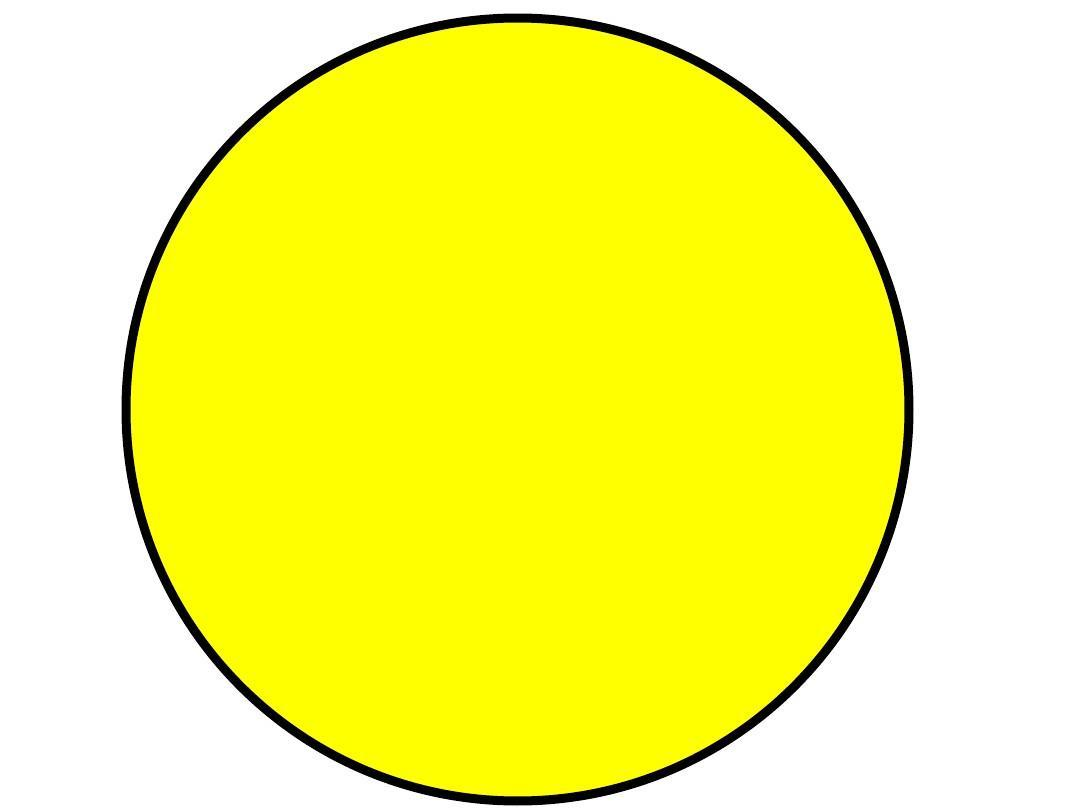
#> input picture object-dataset/all/circle (100).png, 1080 x 810 px, given in place of circle (1).png, which was not available; the run also reads 1 picture not shown here
$ jupyter execute --allow-errors recognize-the-shape-of-objects-implementation-nn.ipynb   (text cells are left out)
#> lines starting #> are read from the running program, lines starting #| are printed output that depends on the picture; after the words box and inside, x2 and y2 are one past the last pixel; in counts of white or black regions, pixels touching at a corner belong together; pictures that were not available may be replaced by others from this repository, and a replacement may not be noted
[cell 1]
import numpy as np
import pandas as pd
import cv2
from matplotlib import pyplot as plt
import os
from PIL import Image
from sklearn.model_selection import train_test_split
from sklearn.metrics import accuracy_score
from tqdm.auto import tqdm
import torch
import torch.nn as nn
import torch.optim as optim
#> (the rest of this cell did not finish here and is left out)

[cell 2]
# Mở hình ảnh
img = cv2.imread("/kaggle/input/tptn-object-shape-dataset/object-dataset/all/circle (1).png")
#> img is the input picture: shape (810, 1080, 3); mean B, G, R 112, 248.4, 248.5
print(img.shape)
#| (810, 1080, 3)

[cell 3]
plt.imshow(img)

[cell 4]
# function convert color
grayscale_image = cv2.cvtColor(img, cv2.COLOR_BGR2GRAY)
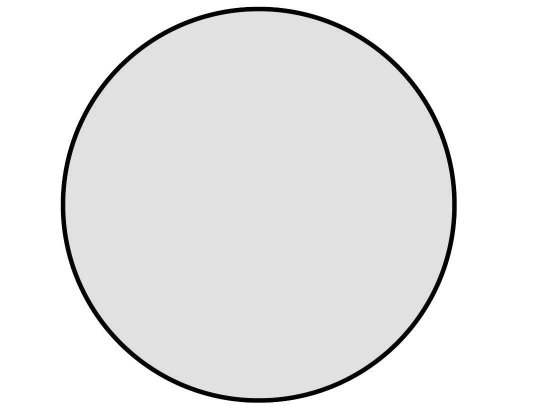
#> grayscale_image: shape (810, 1080) (shown at 1/2 size); min 0, max 255, mean 232.9

[cell 5]
print(grayscale_image.shape)
#| (810, 1080)
plt.imshow(grayscale_image, cmap='gray')

[cell 6]
bin_pixels = cv2.threshold(grayscale_image, 200, 255, cv2.THRESH_BINARY)[1]
#> bin_pixels: shape (810, 1080); 97.3% white; 15 black regions (14 under 20 px), largest, box (x1, y1, x2, y2) and area: (121, 13, 914, 806) 24013

[cell 7]
print(bin_pixels.shape)
#| (810, 1080)
plt.imshow(bin_pixels, cmap='gray')

[cell 8]
bin_pixels = cv2.bitwise_not(bin_pixels)
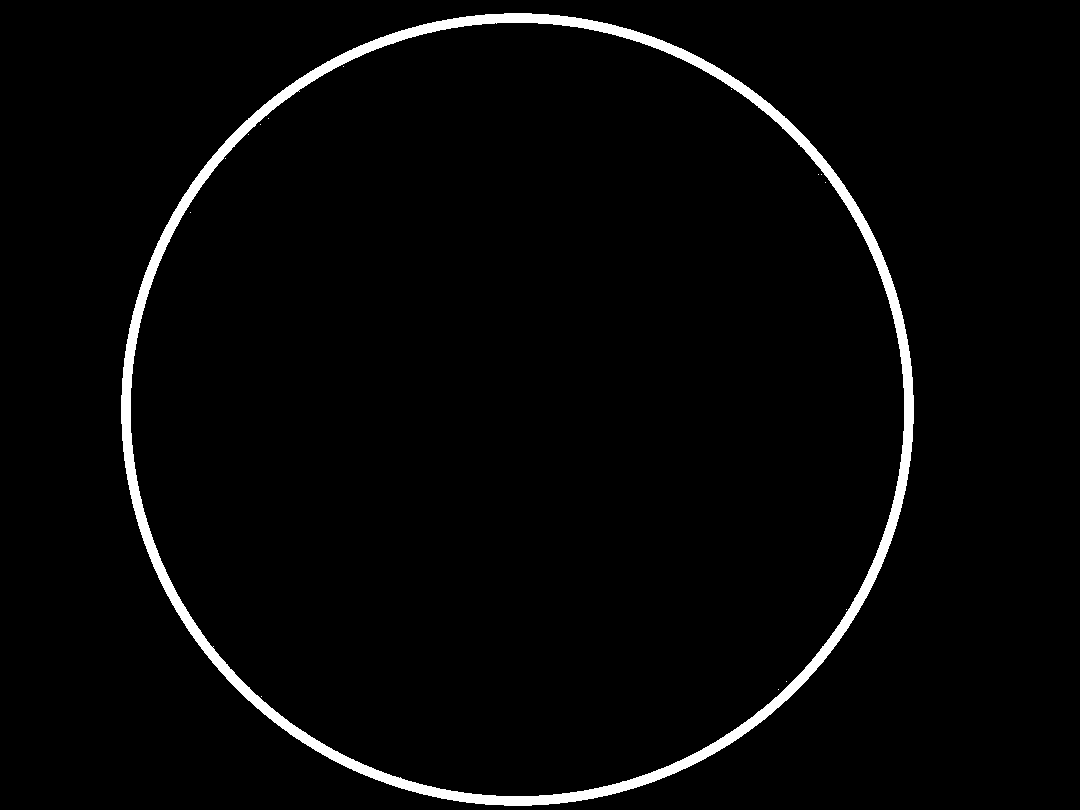
#> bin_pixels: shape (810, 1080); 2.7% white; 15 white regions (14 under 20 px)

[cell 9]
plt.imshow(bin_pixels, cmap='gray')

[cell 10]
contours, _ = cv2.findContours(bin_pixels, cv2.RETR_EXTERNAL, cv2.CHAIN_APPROX_SIMPLE)
#> contours = 1 contour; box (x1, y1, x2, y2) and area: (121, 13, 914, 806) 492456
max_contour = max(contours, key=cv2.contourArea)
#> max_contour = contour of 1126 points, box (x1, y1, x2, y2) (121, 13, 914, 806), area 492456
x, y, w, h = cv2.boundingRect(max_contour)
#> x = 121; y = 13; w = 793; h = 793
cropped_img = bin_pixels[y:y+h, x:x+w]
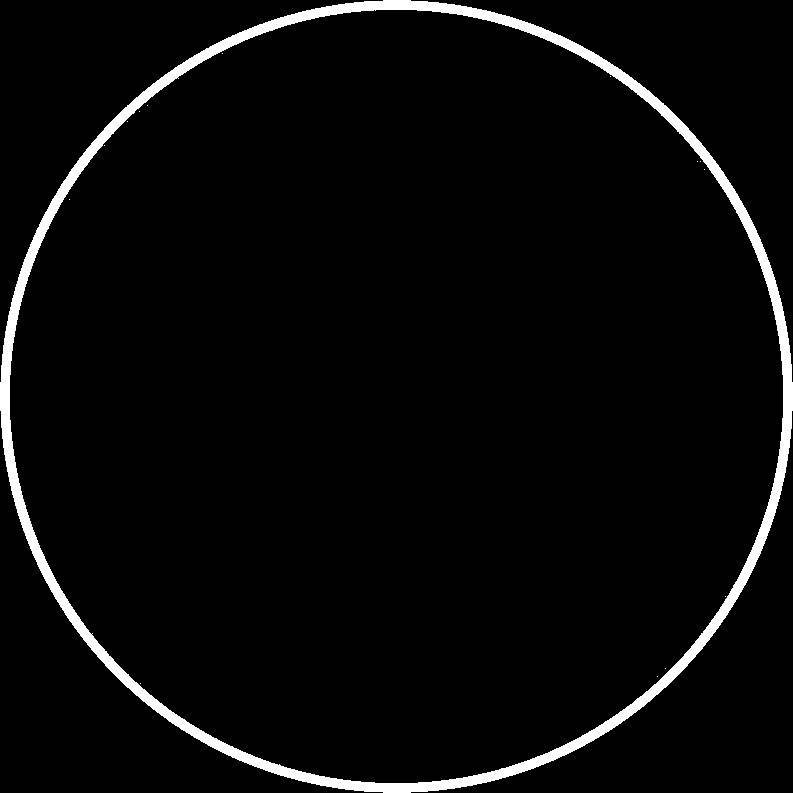
#> cropped_img: shape (793, 793); 3.8% white; 15 white regions (14 under 20 px), largest, box (x1, y1, x2, y2) and area: (0, 0, 793, 793) 24013
x, y, w, h
#> Out = (121, 13, 793, 793)

[cell 11]
plt.imshow(cropped_img, cmap='gray')

[cell 12]
# Make contours around the binarized image, keep only the largest contour
contours, _ = cv2.findContours(bin_pixels, cv2.RETR_EXTERNAL, cv2.CHAIN_APPROX_NONE)
contour = max(contours, key=cv2.contourArea)
#> contour = contour of 2242 points, box (x1, y1, x2, y2) (121, 13, 914, 806), area 492456

# Create a mask from the largest contour
mask = np.zeros(bin_pixels.shape, np.uint8)
cv2.drawContours(mask, [contour], -1, 255, cv2.FILLED)
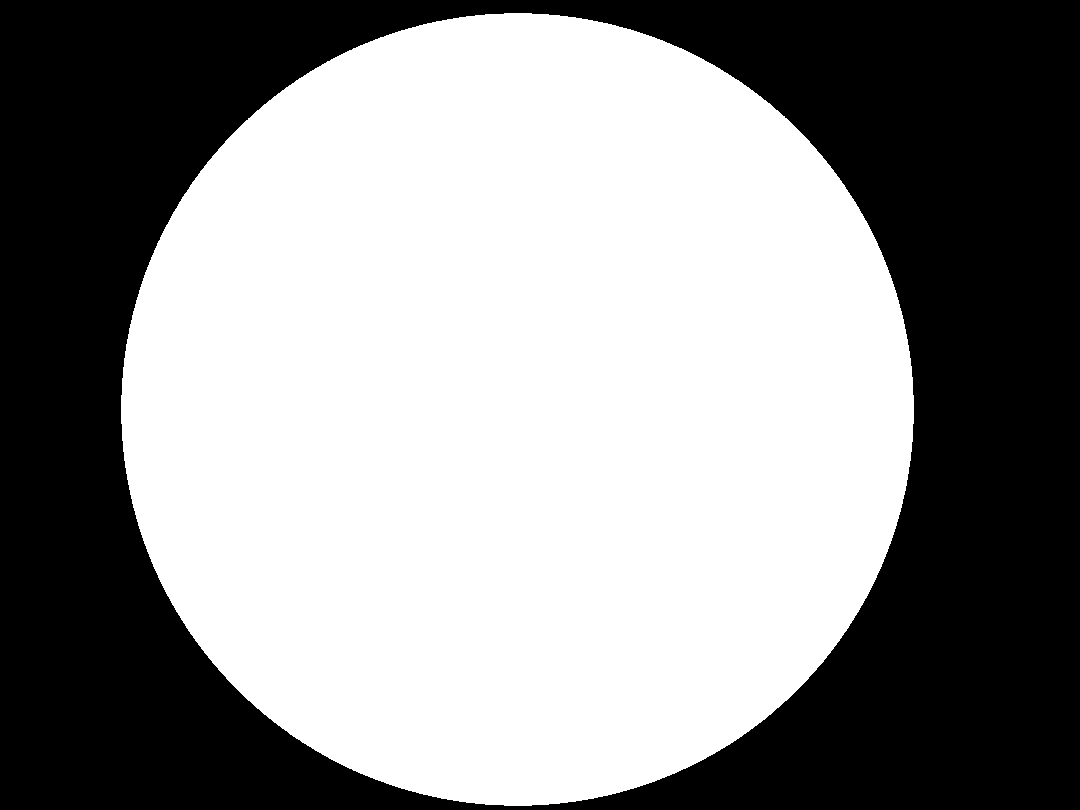
#> mask: shape (810, 1080); 56.4% white; 1 black region, box (x1, y1, x2, y2) and area: (0, 0, 1080, 810) 381222

# Use bitwise_and to get masked part of the original image
out = cv2.bitwise_and(bin_pixels, mask)

# get bounding box of contour
# print(contour)
y1, y2 = np.min(contour[:, :, 1]), np.max(contour[:, :, 1])
#> y1 = 13; y2 = 805
x1, x2 = np.min(contour[:, :, 0]), np.max(contour[:, :, 0])
#> x1 = 121; x2 = 913

x1 = int(0.99 * x1)
#> x1 = 119
x2 = int(1.01 * x2)
#> x2 = 922
y1 = int(0.99 * y1)
#> y1 = 12
y2 = int(1.01 * y2)
#> y2 = 813

# if show:
plt.imshow(out[y1:y2, x1:x2], cmap="gray");

# return out[y1:y2, x1:x2]

[cell 13]
target_size = (20, 20)
resized_object = cv2.resize(out[y1:y2, x1:x2], target_size)

[cell 14]
plt.imshow(resized_object, cmap='gray')

[cell 15]
def rotate_image(image, angle):
    rows, cols = image.shape
    M = cv2.getRotationMatrix2D((cols / 2, rows / 2), angle, 1)
    rotated_image = cv2.warpAffine(image, M, (cols, rows))
    return rotated_image

[cell 16]
rotated_images = [resized_object]

# Góc xoay (đối với ví dụ này, bạn có thể thay đổi góc theo ý muốn)
angles = [30, 60, 90, 120, 150]

# Tạo các phiên bản xoay của ảnh gốc
for angle in angles:
    rotated = rotate_image(resized_object, angle)
    rotated_images.append(rotated)
#> after the loop, rotated_images = 6 items

# Hiển thị ảnh gốc và các phiên bản xoay
plt.figure(figsize=(8, 4))

for i in range(len(rotated_images)):
    plt.subplot(1, len(rotated_images), i + 1)
    plt.imshow(rotated_images[i], cmap='gray')
    plt.title(f'Angle: {angles[i-1] if i > 0 else 0}')
    plt.axis('off')
#> this loop made 6 passes

plt.show()

[cell 17]
def display_images_from_folder(folder_path, num_images=7, list_picture = [], compare = False):
    # Lấy danh sách các tệp tin trong thư mục
#> called with num_images = 7, compare = False
    image_files = [f for f in os.listdir(folder_path) if f.endswith(('.png', '.jpg', '.jpeg', '.gif'))]

    # Tạo subplot cho mỗi ảnh
    fig, axes = plt.subplots(1, num_images, figsize=(15, 3))

    if compare == True:
        i = 0
        for image_file in list_picture:
            image_file = f"{image_file.split('.')[0]}_{0}.{image_file.split('.')[1]}"
            image_path = os.path.join(folder_path, image_file)
            img = Image.open(image_path)
            axes[i].imshow(img, cmap = 'gray')
            axes[i].axis('off')
            axes[i].set_title(f'{image_file}')
            i += 1

        # Hiển thị biểu đồ
        plt.show()
    else:
        # Chỉ lấy số lượng ảnh cần hiển thị (num_images)
        image_files = image_files[:num_images]
        # List picture input
        list_picture = []
        # Hiển thị từng ảnh
        for i, image_file in enumerate(image_files):
            list_picture.append(image_file)
            image_path = os.path.join(folder_path, image_file)
            img = Image.open(image_path)
#> img: PIL image 1080x810 RGB
            axes[i].imshow(img)
            axes[i].axis('off')
            axes[i].set_title(f'{image_file}')
#> pass 2 of the loop in display_images_from_folder, `for i, image_file in enumerate(image_files):`:
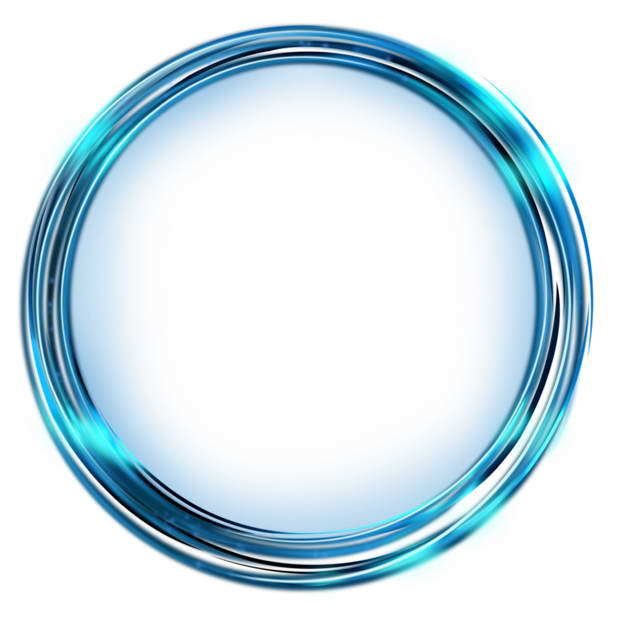
#> input picture object-dataset/all/circle (102).png, 621 x 621 px, found by its file name
#> in display_images_from_folder, img is the input picture: PIL image 621x621 RGB; mean R, G, B 208.1, 226.9, 235.4

        # Hiển thị biểu đồ
        plt.show()
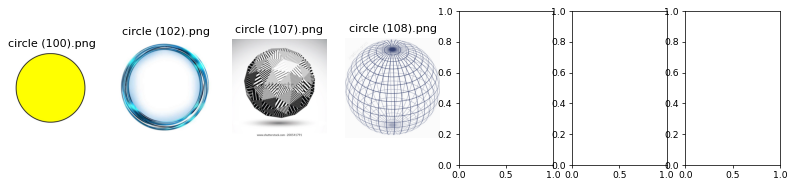
#> figure drawn by matplotlib, 4 panels
        return list_picture

[cell 18]
# Input folder path
input_folder = "/kaggle/input/tptn-object-shape-dataset/object-dataset/all"
# Output folder path
output_folder = "/kaggle/working/clean-data"

[cell 19]
display_images_from_folder(input_folder)

[cell 20]
# If output folder doesn't exsit, Create it
os.makedirs(output_folder, exist_ok=True)

[cell 21]
for filename in tqdm(os.listdir(input_folder)):
    if filename.endswith(".png") or filename.endswith(".jpg"):

        # Read picture
        img_path = os.path.join(input_folder, filename)
        img = cv2.imread(img_path)

        grayscale_image = cv2.cvtColor(img, cv2.COLOR_BGR2GRAY)
        bin_pixels = cv2.threshold(grayscale_image, 200, 255, cv2.THRESH_BINARY)[1]
        bin_pixels = cv2.bitwise_not(bin_pixels)

        # Make contours around the binarized image, keep only the largest contour
        contours, _ = cv2.findContours(bin_pixels, cv2.RETR_EXTERNAL, cv2.CHAIN_APPROX_NONE)
        contour = max(contours, key=cv2.contourArea)

        # Create a mask from the largest contour
        mask = np.zeros(bin_pixels.shape, np.uint8)
        cv2.drawContours(mask, [contour], -1, 255, cv2.FILLED)

        # Use bitwise_and to get masked part of the original image
        out = cv2.bitwise_and(bin_pixels, mask)

        # get bounding box of contour
        y1, y2 = np.min(contour[:, :, 1]), np.max(contour[:, :, 1])
#> y1 = 13; y2 = 805
        x1, x2 = np.min(contour[:, :, 0]), np.max(contour[:, :, 0])
#> x1 = 121; x2 = 913

        x1 = int(0.99 * x1)
#> x1 = 119
        x2 = int(1.01 * x2)
#> x2 = 922
        y1 = int(0.99 * y1)
#> y1 = 12
        y2 = int(1.01 * y2)
#> y2 = 813

        crop_pic = out[y1:y2, x1:x2]
#> crop_pic: shape (798, 803); 3.7% white; 15 white regions (14 under 20 px), largest, box (x1, y1, x2, y2) and area: (2, 1, 795, 794) 24013
        final_pic = cv2.resize(crop_pic, target_size)

        # Data argumentation
        rotated_final_images = [final_pic]

        # Góc xoay (đối với ví dụ này, bạn có thể thay đổi góc theo ý muốn)
        angles = [30, 60, 90, 120, 150, 180, 210, 240, 270, 300, 330]
        angles_cir = [45, 90, 135, 180, 225, 270, 305]

        # Tạo các phiên bản xoay của ảnh gốc
        if 'circle' in filename:
            # Giảm dữ liệu circle
            for angle in angles_cir:
                rotated = rotate_image(final_pic, angle)
                rotated_final_images.append(rotated)
#> after the loop, rotated_final_images = 8 items
        else:
            for angle in angles:
                rotated = rotate_image(final_pic, angle)
                rotated_final_images.append(rotated)

        # Lưu hình ảnh đã xử lý vào thư mục đầu ra
        for idx, final in enumerate(rotated_final_images):
            # Tạo tên file duy nhất bằng cách thêm chỉ số động vào tên file
            output_filename = f"{filename.split('.')[0]}_{idx}.{filename.split('.')[1]}"
            output_path = os.path.join(output_folder, output_filename)
            cv2.imwrite(output_path, final)
#> this loop made 8 passes
#> output_filename on passes 1 to 8: 'circle (100)_0.png', 'circle (100)_1.png', 'circle (100)_2.png', 'circle (100)_3.png', 'circle (100)_4.png', 'circle (100)_5.png', 'circle (100)_6.png', 'circle (100)_7.png'
#> pass 2 of the loop `for filename in tqdm(os.listdir(input_folder)):`:
#> `bin_pixels = cv2.threshold(grayscale_image, 200, 255, cv2.THRESH_BINAR..`:
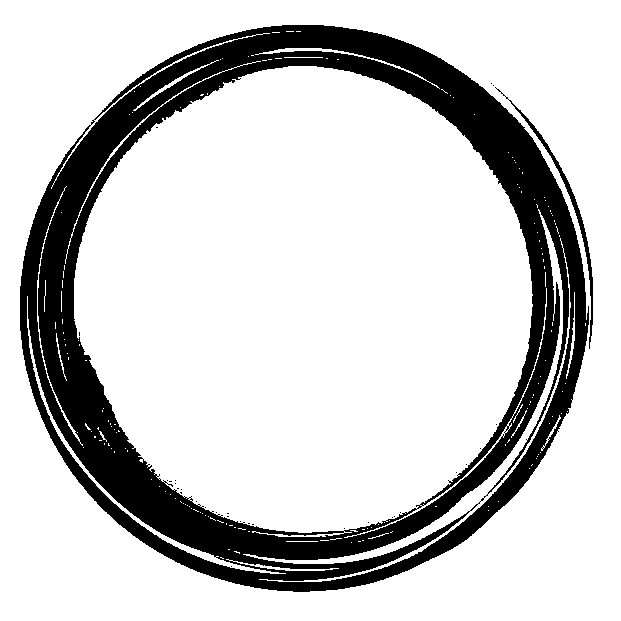
#> bin_pixels: shape (621, 621); 80.1% white; 31 black regions (29 under 20 px), largest, box (x1, y1, x2, y2) and area: (20, 25, 589, 592) 75643, (495, 87, 593, 349) 939
#> `contours, _ = cv2.findContours(bin_pixels, cv2.RETR_EXTERNAL, cv2.CHAI..`: contours = 4 contours, 2 with area under 20; largest, box (x1, y1, x2, y2) and area: (20, 25, 589, 592) 251554, (495, 87, 593, 349) 672
#> `contour = max(contours, key=cv2.contourArea)`: contour = contour of 1659 points, box (x1, y1, x2, y2) (20, 25, 589, 592), area 251554
#> `y1, y2 = np.min(contour[:, :, 1]), np.max(contour[:, :, 1])`: y1 = 25; y2 = 591
#> `x1, x2 = np.min(contour[:, :, 0]), np.max(contour[:, :, 0])`: x1 = 20; x2 = 588
#> `x1 = int(0.99 * x1)`: x1 = 19
#> `x2 = int(1.01 * x2)`: x2 = 593
#> `y1 = int(0.99 * y1)`: y1 = 24
#> `y2 = int(1.01 * y2)`: y2 = 596
#> the loop `for angle in angles_cir:` made 7 passes
#> M in rotate_image on passes 1 to 4: [[0.707, 0.707, -4.14], [-0.707, 0.707, 10]], [[6.12e-17, 1, -1.78e-15], [-1, 6.12e-17, 20]], [[-0.707, 0.707, 10], [-0.707, -0.707, 24.14]], [[-1, 1.22e-16, 20], [-1.22e-16, -1, 20]]
#> pass 3, in rotate_image (call 15), `rotated_image = cv2.warpAffine(image, M, (cols, rows))`:
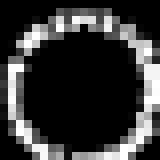
#> rotated_image: shape (20, 20) (shown 8 times larger); min 0, max 255, mean 53.8
#> the loop `for idx, final in enumerate(rotated_final_images):` made 8 passes
#> output_filename on passes 1 to 4: 'circle (102)_0.png', 'circle (102)_1.png', 'circle (102)_2.png', 'circle (102)_3.png'

[cell 22]
list_pic = display_images_from_folder(input_folder)
#> pass 2 of the loop in display_images_from_folder, `for i, image_file in enumerate(image_files):`:
display_images_from_folder(output_folder, list_picture = list_pic, compare = True)
#> pass 2 of the loop in display_images_from_folder, `for image_file in list_picture:`:

[cell 23]
img = cv2.imread("/kaggle/working/clean-data/circle (150)_0.png")
# Chuyển đổi ảnh về đen trắng
image_gray = cv2.cvtColor(img, cv2.COLOR_BGR2GRAY)
print(image_gray.shape)
#| (621, 621)
image_gray

[cell 24]
count_zeros = np.sum(image_gray == 0)
ratio_black = count_zeros / (image_gray.shape[0] * image_gray.shape[1])
ratio_black

[cell 25]
plt.imshow(image_gray, cmap = 'gray')

[cell 26]
input_data = '/kaggle/working/clean-data'
X = []
y = []
for filename in tqdm(os.listdir(input_data)):
    if filename.endswith(".png") or filename.endswith(".jpg"):

        # Read picture
        img_path = os.path.join(input_data, filename)
        img = cv2.imread(img_path)
        # convert size x size x 3 => size x size
        image_gray = cv2.cvtColor(img, cv2.COLOR_BGR2GRAY)

        count_zeros = np.sum(image_gray == 0)
        ratio_black = count_zeros / (image_gray.shape[0] * image_gray.shape[1])
        if ratio_black > 0.75:
            continue

#         print(image_gray.shape)
        X.append(image_gray)
        if 'circle' in filename:
            y.append(0)
        elif 'square' in filename:
            y.append(1)
        else:
            y.append(2)

X = np.array(X)
y = np.array(y)
print(X.shape)
#| (1, 810, 1080)
print(y.shape)

[cell 27]
X

[cell 28]
y

[cell 29]
X = X.reshape((X.shape[0], -1)) / 255
print(X.shape)
#| (1, 874800)

[cell 30]
n_circle = np.sum(y == 0)
n_square = np.sum(y == 1)
n_triangle = np.sum(y == 2)

[cell 31]
print(n_circle, n_square, n_triangle)

[cell 32]
data = [n_circle, n_square, n_triangle]

# Xác định các vị trí của các cột trên trục x
x_positions = ['Circle', 'Square', 'Triangle']

# Vẽ biểu đồ cột
plt.bar(x_positions, data, color='green')

# Đặt tên cho trục x và trục y
plt.xlabel('Label')
plt.ylabel('Count')

# Đặt tên cho biểu đồ
plt.title('Bar Chart Example')

# Hiển thị biểu đồ
plt.show()
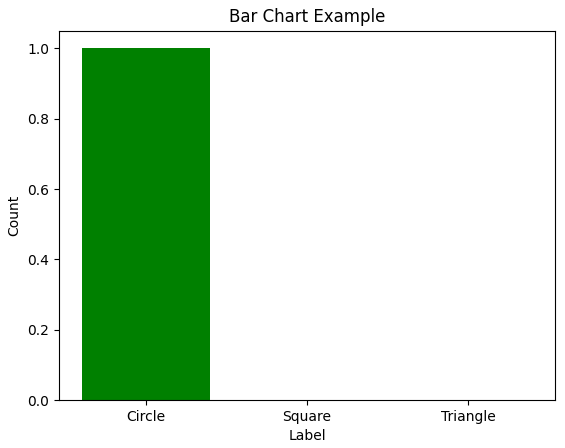
#> figure drawn by matplotlib, 1 panel; tallest bar 1 high, from x = -0.4 to 0.4
